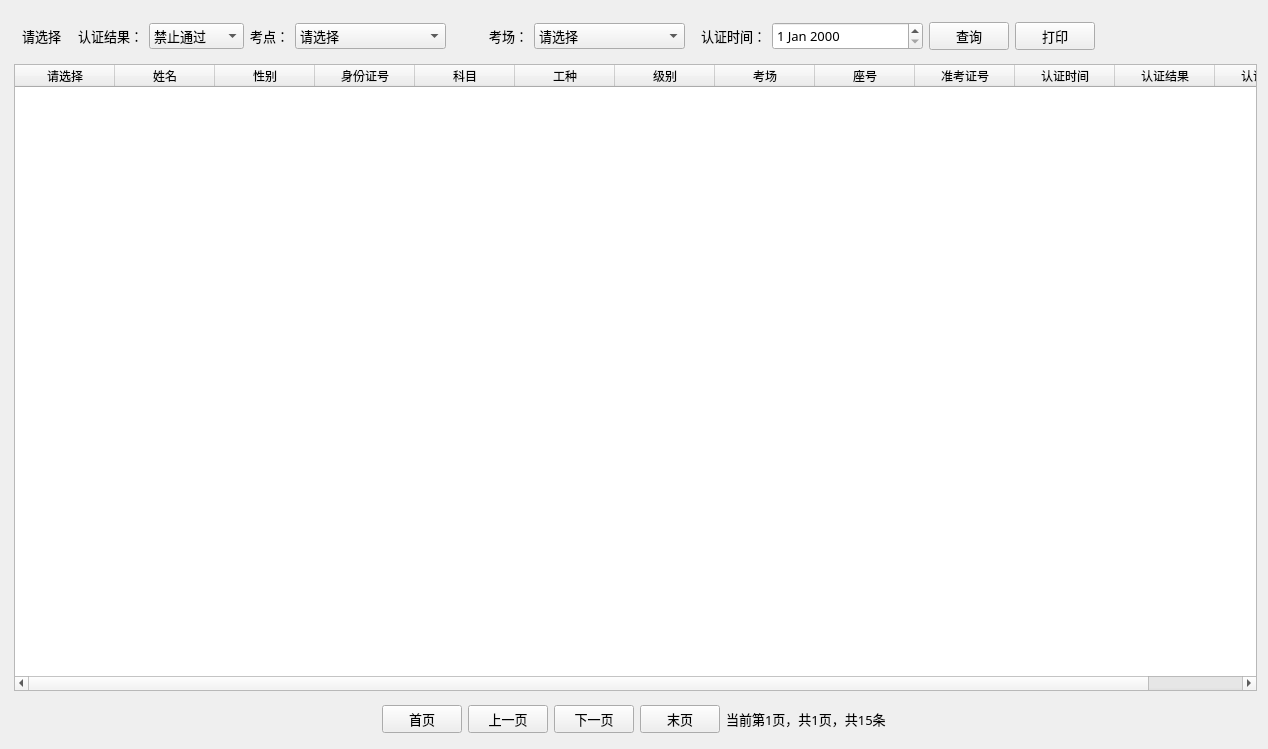
<?xml version="1.0" encoding="UTF-8"?>
<ui version="4.0">
 <class>AuthenticResQuery</class>
 <widget class="QMainWindow" name="AuthenticResQuery">
  <property name="geometry">
   <rect>
    <x>0</x>
    <y>0</y>
    <width>1268</width>
    <height>749</height>
   </rect>
  </property>
  <property name="sizePolicy">
   <sizepolicy hsizetype="Expanding" vsizetype="Expanding">
    <horstretch>0</horstretch>
    <verstretch>0</verstretch>
   </sizepolicy>
  </property>
  <property name="windowTitle">
   <string>认证结果查询</string>
  </property>
  <widget class="QWidget" name="centralWidget">
   <property name="enabled">
    <bool>true</bool>
   </property>
   <property name="sizePolicy">
    <sizepolicy hsizetype="Expanding" vsizetype="Expanding">
     <horstretch>0</horstretch>
     <verstretch>0</verstretch>
    </sizepolicy>
   </property>
   <property name="minimumSize">
    <size>
     <width>800</width>
     <height>600</height>
    </size>
   </property>
   <property name="cursor">
    <cursorShape>ArrowCursor</cursorShape>
   </property>
   <layout class="QVBoxLayout" name="verticalLayout" stretch="0,15,0">
    <property name="spacing">
     <number>3</number>
    </property>
    <property name="bottomMargin">
     <number>5</number>
    </property>
    <item>
     <widget class="QWidget" name="widget" native="true">
      <property name="sizePolicy">
       <sizepolicy hsizetype="Expanding" vsizetype="Expanding">
        <horstretch>0</horstretch>
        <verstretch>0</verstretch>
       </sizepolicy>
      </property>
      <layout class="QHBoxLayout" name="horizontalLayout" stretch="1,0,0,0,2,1,2,1,2,1,1,2">
       <item>
        <widget class="QLabel" name="label">
         <property name="sizePolicy">
          <sizepolicy hsizetype="Fixed" vsizetype="Preferred">
           <horstretch>0</horstretch>
           <verstretch>0</verstretch>
          </sizepolicy>
         </property>
         <property name="font">
          <font>
           <family>微软雅黑</family>
           <pointsize>10</pointsize>
          </font>
         </property>
         <property name="text">
          <string>请选择   </string>
         </property>
         <property name="textFormat">
          <enum>Qt::PlainText</enum>
         </property>
         <property name="margin">
          <number>3</number>
         </property>
         <property name="indent">
          <number>-1</number>
         </property>
        </widget>
       </item>
       <item>
        <widget class="QLabel" name="label_4">
         <property name="font">
          <font>
           <family>微软雅黑</family>
           <pointsize>10</pointsize>
          </font>
         </property>
         <property name="text">
          <string>认证结果：</string>
         </property>
         <property name="alignment">
          <set>Qt::AlignRight|Qt::AlignTrailing|Qt::AlignVCenter</set>
         </property>
        </widget>
       </item>
       <item>
        <widget class="QComboBox" name="auResBox">
         <property name="font">
          <font>
           <family>微软雅黑</family>
           <pointsize>10</pointsize>
          </font>
         </property>
         <item>
          <property name="text">
           <string>禁止通过</string>
          </property>
         </item>
         <item>
          <property name="text">
           <string>通过</string>
          </property>
         </item>
         <item>
          <property name="text">
           <string>姓名不一致</string>
          </property>
         </item>
         <item>
          <property name="text">
           <string>无识别记录</string>
          </property>
         </item>
        </widget>
       </item>
       <item>
        <widget class="QLabel" name="label_2">
         <property name="font">
          <font>
           <family>微软雅黑</family>
           <pointsize>10</pointsize>
          </font>
         </property>
         <property name="text">
          <string>考点：</string>
         </property>
         <property name="alignment">
          <set>Qt::AlignRight|Qt::AlignTrailing|Qt::AlignVCenter</set>
         </property>
        </widget>
       </item>
       <item>
        <widget class="QComboBox" name="kdBox">
         <property name="font">
          <font>
           <family>微软雅黑</family>
           <pointsize>10</pointsize>
          </font>
         </property>
         <item>
          <property name="text">
           <string>请选择</string>
          </property>
         </item>
        </widget>
       </item>
       <item>
        <widget class="QLabel" name="label_3">
         <property name="font">
          <font>
           <family>微软雅黑</family>
           <pointsize>10</pointsize>
          </font>
         </property>
         <property name="text">
          <string>考场：</string>
         </property>
         <property name="alignment">
          <set>Qt::AlignRight|Qt::AlignTrailing|Qt::AlignVCenter</set>
         </property>
        </widget>
       </item>
       <item>
        <widget class="QComboBox" name="kcBox">
         <property name="font">
          <font>
           <family>微软雅黑</family>
           <pointsize>10</pointsize>
          </font>
         </property>
         <item>
          <property name="text">
           <string>请选择</string>
          </property>
         </item>
        </widget>
       </item>
       <item>
        <widget class="QLabel" name="label_5">
         <property name="font">
          <font>
           <family>微软雅黑</family>
           <pointsize>10</pointsize>
          </font>
         </property>
         <property name="text">
          <string>认证时间：</string>
         </property>
         <property name="alignment">
          <set>Qt::AlignRight|Qt::AlignTrailing|Qt::AlignVCenter</set>
         </property>
        </widget>
       </item>
       <item>
        <widget class="QDateEdit" name="dateEdit">
         <property name="sizePolicy">
          <sizepolicy hsizetype="Minimum" vsizetype="Expanding">
           <horstretch>0</horstretch>
           <verstretch>0</verstretch>
          </sizepolicy>
         </property>
         <property name="font">
          <font>
           <family>微软雅黑</family>
           <pointsize>10</pointsize>
          </font>
         </property>
        </widget>
       </item>
       <item>
        <widget class="QPushButton" name="queryBtn">
         <property name="sizePolicy">
          <sizepolicy hsizetype="Expanding" vsizetype="Fixed">
           <horstretch>0</horstretch>
           <verstretch>0</verstretch>
          </sizepolicy>
         </property>
         <property name="font">
          <font>
           <family>微软雅黑</family>
           <pointsize>10</pointsize>
          </font>
         </property>
         <property name="text">
          <string>查询</string>
         </property>
        </widget>
       </item>
       <item>
        <widget class="QPushButton" name="printBtn">
         <property name="sizePolicy">
          <sizepolicy hsizetype="Expanding" vsizetype="Fixed">
           <horstretch>0</horstretch>
           <verstretch>0</verstretch>
          </sizepolicy>
         </property>
         <property name="font">
          <font>
           <family>微软雅黑</family>
           <pointsize>10</pointsize>
          </font>
         </property>
         <property name="text">
          <string>打印</string>
         </property>
        </widget>
       </item>
       <item>
        <spacer name="horizontalSpacer_4">
         <property name="orientation">
          <enum>Qt::Horizontal</enum>
         </property>
         <property name="sizeHint" stdset="0">
          <size>
           <width>40</width>
           <height>20</height>
          </size>
         </property>
        </spacer>
       </item>
      </layout>
     </widget>
    </item>
    <item>
     <widget class="QWidget" name="widget_2" native="true">
      <property name="sizePolicy">
       <sizepolicy hsizetype="Expanding" vsizetype="Expanding">
        <horstretch>0</horstretch>
        <verstretch>0</verstretch>
       </sizepolicy>
      </property>
      <layout class="QVBoxLayout" name="verticalLayout_2">
       <property name="spacing">
        <number>5</number>
       </property>
       <property name="leftMargin">
        <number>3</number>
       </property>
       <property name="topMargin">
        <number>0</number>
       </property>
       <property name="rightMargin">
        <number>0</number>
       </property>
       <property name="bottomMargin">
        <number>0</number>
       </property>
       <item>
        <widget class="QTableWidget" name="resTableWidget">
         <property name="columnCount">
          <number>13</number>
         </property>
         <column>
          <property name="text">
           <string>请选择</string>
          </property>
          <property name="background">
           <color>
            <red>0</red>
            <green>170</green>
            <blue>255</blue>
           </color>
          </property>
         </column>
         <column>
          <property name="text">
           <string>姓名</string>
          </property>
         </column>
         <column>
          <property name="text">
           <string>性别</string>
          </property>
         </column>
         <column>
          <property name="text">
           <string>身份证号</string>
          </property>
         </column>
         <column>
          <property name="text">
           <string>科目</string>
          </property>
         </column>
         <column>
          <property name="text">
           <string>工种</string>
          </property>
         </column>
         <column>
          <property name="text">
           <string>级别</string>
          </property>
         </column>
         <column>
          <property name="text">
           <string>考场</string>
          </property>
         </column>
         <column>
          <property name="text">
           <string>座号</string>
          </property>
         </column>
         <column>
          <property name="text">
           <string>准考证号</string>
          </property>
         </column>
         <column>
          <property name="text">
           <string>认证时间</string>
          </property>
         </column>
         <column>
          <property name="text">
           <string>认证结果</string>
          </property>
         </column>
         <column>
          <property name="text">
           <string>认证次数</string>
          </property>
         </column>
        </widget>
       </item>
      </layout>
     </widget>
    </item>
    <item>
     <widget class="QWidget" name="widget_3" native="true">
      <property name="sizePolicy">
       <sizepolicy hsizetype="Expanding" vsizetype="Expanding">
        <horstretch>0</horstretch>
        <verstretch>0</verstretch>
       </sizepolicy>
      </property>
      <layout class="QHBoxLayout" name="horizontalLayout_2" stretch="5,1,1,1,1,1,5">
       <item>
        <spacer name="horizontalSpacer">
         <property name="orientation">
          <enum>Qt::Horizontal</enum>
         </property>
         <property name="sizeHint" stdset="0">
          <size>
           <width>40</width>
           <height>20</height>
          </size>
         </property>
        </spacer>
       </item>
       <item>
        <widget class="QPushButton" name="firstPageBtn">
         <property name="sizePolicy">
          <sizepolicy hsizetype="Expanding" vsizetype="Fixed">
           <horstretch>0</horstretch>
           <verstretch>0</verstretch>
          </sizepolicy>
         </property>
         <property name="font">
          <font>
           <family>微软雅黑</family>
           <pointsize>10</pointsize>
          </font>
         </property>
         <property name="text">
          <string>首页</string>
         </property>
        </widget>
       </item>
       <item>
        <widget class="QPushButton" name="prePagBtn">
         <property name="sizePolicy">
          <sizepolicy hsizetype="Expanding" vsizetype="Fixed">
           <horstretch>0</horstretch>
           <verstretch>0</verstretch>
          </sizepolicy>
         </property>
         <property name="font">
          <font>
           <family>微软雅黑</family>
           <pointsize>10</pointsize>
          </font>
         </property>
         <property name="text">
          <string>上一页</string>
         </property>
        </widget>
       </item>
       <item>
        <widget class="QPushButton" name="nextPagBtn">
         <property name="sizePolicy">
          <sizepolicy hsizetype="Expanding" vsizetype="Fixed">
           <horstretch>0</horstretch>
           <verstretch>0</verstretch>
          </sizepolicy>
         </property>
         <property name="font">
          <font>
           <family>微软雅黑</family>
           <pointsize>10</pointsize>
          </font>
         </property>
         <property name="text">
          <string>下一页</string>
         </property>
        </widget>
       </item>
       <item>
        <widget class="QPushButton" name="lastPagBtn">
         <property name="sizePolicy">
          <sizepolicy hsizetype="Expanding" vsizetype="Fixed">
           <horstretch>0</horstretch>
           <verstretch>0</verstretch>
          </sizepolicy>
         </property>
         <property name="font">
          <font>
           <family>微软雅黑</family>
           <pointsize>10</pointsize>
          </font>
         </property>
         <property name="text">
          <string>末页</string>
         </property>
        </widget>
       </item>
       <item>
        <widget class="QLabel" name="bottomLabel">
         <property name="sizePolicy">
          <sizepolicy hsizetype="Expanding" vsizetype="Expanding">
           <horstretch>0</horstretch>
           <verstretch>0</verstretch>
          </sizepolicy>
         </property>
         <property name="font">
          <font>
           <family>微软雅黑</family>
           <pointsize>10</pointsize>
          </font>
         </property>
         <property name="text">
          <string>当前第1页，共1页，共15条</string>
         </property>
        </widget>
       </item>
       <item>
        <spacer name="horizontalSpacer_2">
         <property name="orientation">
          <enum>Qt::Horizontal</enum>
         </property>
         <property name="sizeHint" stdset="0">
          <size>
           <width>40</width>
           <height>20</height>
          </size>
         </property>
        </spacer>
       </item>
      </layout>
     </widget>
    </item>
   </layout>
  </widget>
 </widget>
 <layoutdefault spacing="6" margin="11"/>
 <resources/>
 <connections/>
</ui>
